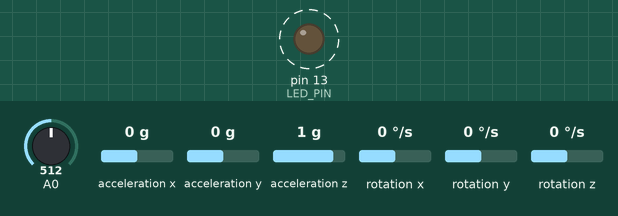
Simulated run of this sketch. Board: Arduino Uno, built with avr-gcc and run on an emulated ATmega328P. On the bench: output pins drawn as LEDs (lit = HIGH). Dashed ring = blinking. Inputs (shaded band) come from the test bench; at power-on: A0 = 512, acceleration x 0 g, acceleration y 0 g, acceleration z 1 g, rotation x 0 °/s, rotation y 0 °/s, rotation z 0 °/s. What the sketch prints to the serial monitor is not drawn.

Above: at 0.02 s.
Timing chart, 0 to 3.0 s (numbered marks = the images above):
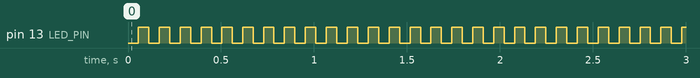

Measured:
- by itself, pin 13 (LED_PIN): alternates HIGH for 0.06 s and LOW for 0.06 s

The sketch:

mputoteensy.ino
```cpp
// I2Cdev and MPU6050 must be installed as libraries, or else the .cpp/.h files
// for both classes must be in the include path of your project
#include "I2Cdev.h"
#include "MPU6050.h"

// Arduino Wire library is required if I2Cdev I2CDEV_ARDUINO_WIRE implementation
// is used in I2Cdev.h
#if I2CDEV_IMPLEMENTATION == I2CDEV_ARDUINO_WIRE
#include "Wire.h"
#endif

// class default I2C address is 0x68
// specific I2C addresses may be passed as a parameter here
// AD0 low = 0x68 (default for InvenSense evaluation board)
// AD0 high = 0x69
MPU6050 accelgyro;
//MPU6050 accelgyro(0x69); // <-- use for AD0 high

int16_t AcX, AcY, AcZ, Tmp, GyX, GyY, GyZ;

int sampleWindow = 50;
int delayval = 50;

#define OUTPUT_READABLE_ACCELGYRO
//#define OUTPUT_BINARY_ACCELGYRO


#define LED_PIN 13
bool blinkState = false;

void setup() {
  // join I2C bus (I2Cdev library doesn't do this automatically)
#if I2CDEV_IMPLEMENTATION == I2CDEV_ARDUINO_WIRE
  Wire.begin();
#elif I2CDEV_IMPLEMENTATION == I2CDEV_BUILTIN_FASTWIRE
  Fastwire::setup(400, true);
#endif

  // initialize serial communication
  // (38400 chosen because it works as well at 8MHz as it does at 16MHz, but
  // it's really up to you depending on your project)
  Serial.begin(38400);

  //    // initialize device
  //    Serial.println("Initializing I2C devices...");
  accelgyro.initialize();

  //    // verify connection
  //    Serial.println("Testing device connections...");
  //    Serial.println(accelgyro.testConnection() ? "MPU6050 connection successful" : "MPU6050 connection failed");

  // configure Arduino LED for
  pinMode(LED_PIN, OUTPUT);
}

void loop() {
  // read raw accel/gyro measurements from device
  accelgyro.getMotion6(&AcX, &AcY, &AcZ, &GyX, &GyY, &GyZ);
  unsigned long startMillis = millis();
  int prevReadingAcX = analogRead(AcX);
  int prevReadingAcY = analogRead(AcY);
  int prevReadingAcZ = analogRead(AcZ);
  int prevReadingGyX = analogRead(GyX);
  int prevReadingGyY = analogRead(GyY);
  int prevReadingGyZ = analogRead(GyZ);
  int sampleCount = 0;

  unsigned long totalDiffAcX = 0;
  unsigned long totalDiffAcY = 0;
  unsigned long totalDiffAcZ = 0;
  unsigned long totalDiffGyX = 0;
  unsigned long totalDiffGyY = 0;
  unsigned long totalDiffGyZ = 0;

  while (millis() - startMillis < sampleWindow) {
    int newReadingAcX = AcX;
    int newReadingAcY = AcY;
    int newReadingAcZ = AcZ;
    int newReadingGyX = GyX;
    int newReadingGyY = GyY;
    int newReadingGyZ = GyZ;

    // find absolute difference
    int differenceAcX = abs(prevReadingAcX - newReadingAcX);
    int differenceAcY = abs(prevReadingAcY - newReadingAcY);
    int differenceAcZ = abs(prevReadingAcZ - newReadingAcZ);
    int differenceGyX = abs(prevReadingGyX - newReadingGyX);
    int differenceGyY = abs(prevReadingGyY - newReadingGyY);
    int differenceGyZ = abs(prevReadingGyZ - newReadingGyZ);

    //add difference to total difference
    totalDiffAcX += differenceAcX;
    totalDiffAcY += differenceAcY;
    totalDiffAcZ += differenceAcZ;
    totalDiffGyX += differenceGyX;
    totalDiffGyY += differenceGyY;
    totalDiffGyZ += differenceGyZ;

    // save reading for next loop
    prevReadingAcX = newReadingAcX;
    prevReadingAcY = newReadingAcY;
    prevReadingAcZ = newReadingAcZ;
    prevReadingGyX = newReadingGyX;
    prevReadingGyY = newReadingGyY;
    prevReadingGyZ = newReadingGyZ;

    sampleCount++;
  }

  float averageAcX = (float) totalDiffAcX / sampleCount;
  float averageAcY = (float) totalDiffAcY / sampleCount;
  float averageAcZ = (float) totalDiffAcZ / sampleCount;
  float averageGyX = (float) totalDiffGyX / sampleCount;
  float averageGyY = (float) totalDiffGyY / sampleCount;
  float averageGyZ = (float) totalDiffGyZ / sampleCount;

//  #ifdef OUTPUT_READABLE_ACCELGYRO
//  Serial.print(totalDiffAcX);
//  Serial.print(" ");
//  Serial.print(totalDiffAcY);
//  Serial.print(" ");
//  Serial.print(totalDiffAcZ);
//  Serial.print(" ");
//  Serial.print(totalDiffGyX);
//  Serial.print(" ");
//  Serial.print(totalDiffGyY);
//  Serial.print(" ");
//  Serial.println(totalDiffGyZ);
//  //delay(delayval);
//  #endif

  #ifdef OUTPUT_READABLE_ACCELGYRO
  Serial.print(averageAcX);
  Serial.print(" ");
  Serial.print(averageAcY);
  Serial.print(" ");
  Serial.print(averageAcZ);
  Serial.print(" ");
  Serial.print(averageGyX);
  Serial.print(" ");
  Serial.print(averageGyY);
  Serial.print(" ");
  Serial.println(averageGyZ);
  //delay(delayval);
  #endif

//Serial.println(sampleCount);

//#ifdef OUTPUT_READABLE_ACCELGYRO
//  Serial.print(AcX);
//  Serial.print(" ");
//  Serial.print(AcY);
//  Serial.print(" ");
//  Serial.print(AcZ);
//  Serial.print(" ");
//  Serial.print(GyX);
//  Serial.print(" ");
//  Serial.print(GyY);
//  Serial.print(" ");
//  Serial.println(GyZ);
//#endif

  //    #ifdef OUTPUT_BINARY_ACCELGYRO
  //        Serial.write((uint8_t)(ax >> 8)); Serial.write((uint8_t)(ax & 0xFF));
  //        Serial.write((uint8_t)(ay >> 8)); Serial.write((uint8_t)(ay & 0xFF));
  //        Serial.write((uint8_t)(az >> 8)); Serial.write((uint8_t)(az & 0xFF));
  //        Serial.write((uint8_t)(gx >> 8)); Serial.write((uint8_t)(gx & 0xFF));
  //        Serial.write((uint8_t)(gy >> 8)); Serial.write((uint8_t)(gy & 0xFF));
  //        Serial.write((uint8_t)(gz >> 8)); Serial.write((uint8_t)(gz & 0xFF));
  //    #endif

  // blink LED to indicate activity
  blinkState = !blinkState;
  digitalWrite(LED_PIN, blinkState);
}
```
